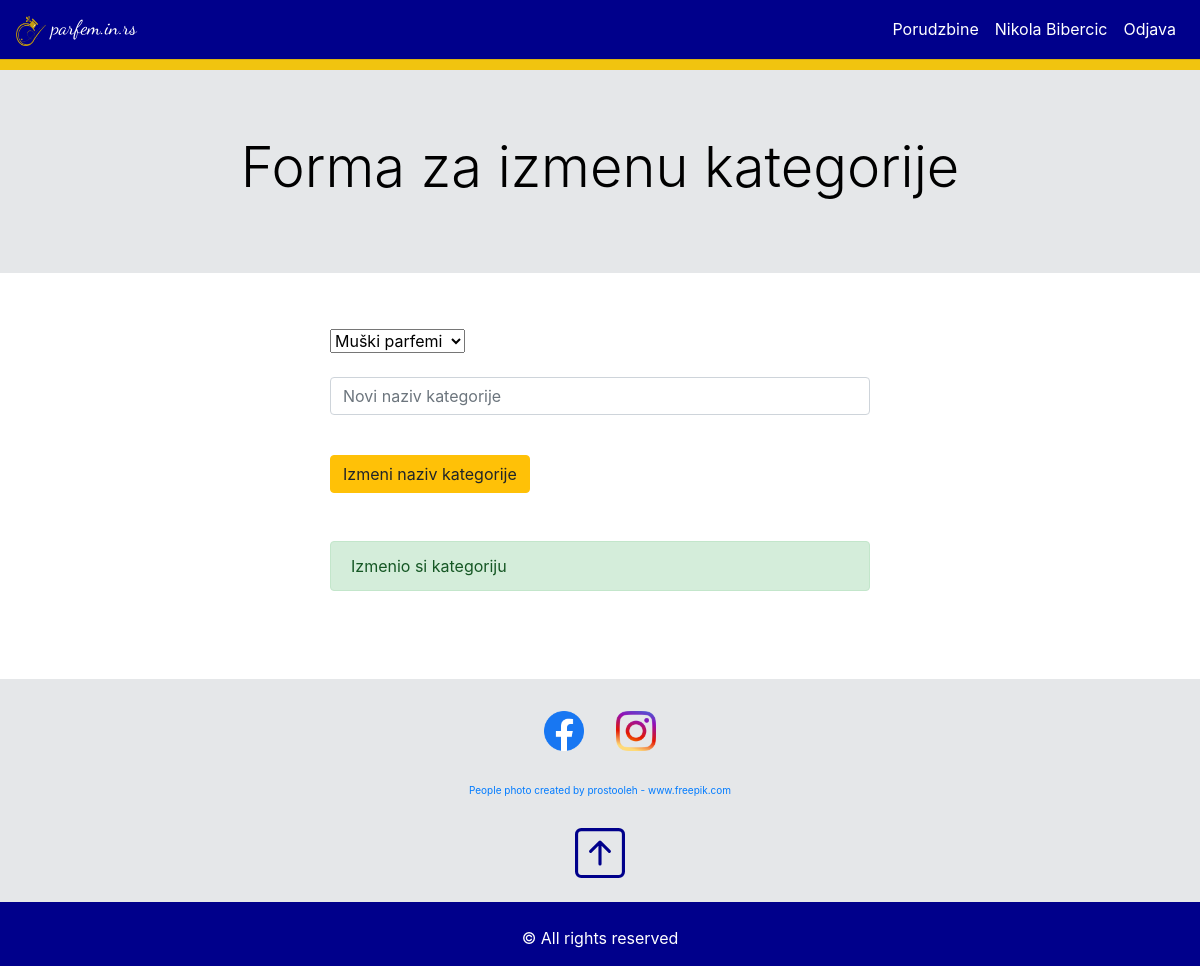
The app's page /views/admin.update.category.view.php?categoryUpdated=1 (signed in) with its own data.
### tables this page shows
CREATE TABLE settings(
	setting_id int AUTO_INCREMENT PRIMARY KEY,
	setting_description varchar(150),
	setting_value varchar(150),
	setting_value_2 varchar(150)
);

### classes/Connection.php (called while the page is built)
<?php
    class Connection{
        public $host='localhost';
        public $dbname='shop';
        public $username='root';
        public $password='';
        public function connect(){
            try{
                return new PDO("mysql:host={$this->host};dbname={$this->dbname};charset=utf8",$this->username,$this->password);
            }catch(PDOException $e){
                echo 'Error'.$e->getMessage();
            }
        }
    }
?>

### objects.php (called while the page is built, shortened)
<?php
    require 'classes/Connection.php';
    require 'classes/ConnectionBuilder.php';
    require 'classes/User.php';
    require 'classes/Product.php';
    require 'classes/Setting.php';
    $conn = new Connection();
    $user = new User($conn->connect());
    $product = new Product($conn->connect());
    $setting = new Setting($conn->connect());
?>

### classes/ConnectionBuilder.php (called while the page is built, shortened)
<?php
    class ConnectionBuilder{
        public function __construct($conn){
            $this->conn = $conn;
        }
    }
?>

### classes/User.php (called while the page is built, shortened)
<?php
    class User extends ConnectionBuilder{
        public function checkUserAdmin($user_id){
            $sql = "select ur.user_id
                    from user_roles ur
                    inner join roles r on r.role_id = ur.role_id
                    where   ur.user_id = {$user_id}
                            and r.name = 'Admin' ";
            $query = $this->conn->prepare($sql);
            $query->execute();
            $checkUserAdmin = $query->fetchAll(PDO::FETCH_OBJ);
            return $checkUserAdmin;
        }
    }
?>

### classes/Product.php (called while the page is built, shortened)
<?php
    class Product extends ConnectionBuilder{
        public function selectAllCategories(){
            $sql = "select *
                    from categories c
                    ";
            $query = $this->conn->prepare($sql);
            $query->execute();
            $result = $query->fetchAll(PDO::FETCH_OBJ);
            return $result;
        }
    }
?>

### views/admin.update.category.view.php (the view, shortened to what this page needs)
<?php require '../objects.php'; ?>
<?php require '../partials/header.php'; ?>
<?php require '../partials/navbar.php'; ?>
<?php
 $setting->navbar('Forma za izmenu kategorije');
?>
<br>
<div class="container">
    <div class="row">
        <div class="col-3">
        </div>
        <div class="col-6">
            <form action="../files/update.category.php" method="POST">
                <div class="form-group">
                    <select name="categoryId" id="">
                        <?php  $result = $product->selectAllCategories(); foreach($result as $x):  ?>
                            <option value=<?php echo $x->category_id; ?> class="form-control"><?php echo $x->name; ?></option>
                        <?php endforeach; ?>
                    </select><br><br>
                    <input type="text" name="categoryNameNew" placeholder="Novi naziv kategorije" class="form-control" required><br>
                </div>
                <button class="btn btn-warning" type="submit" name="updateCategory">Izmeni naziv kategorije</button>
            </form>
            <br>
            <br>
            <?php if(isset($_GET['categoryUpdated']) && $_GET['categoryUpdated']==true): ?>
                <div class="alert alert-success" role="alert">Izmenio si kategoriju</div>
            <?php endif; ?>
        </div>
        <div class="col-3">
        </div>
    </div>
</div>
<br>
<br>
<br>
<?php require '../partials/footer.php'; ?>

### partials/navbar.php (shortened to what this page needs)
<div class="sticky-top">
    <nav class="navbar navbar-expand-lg navbar-dark" style="background-color: darkblue; ">
            <a class="navbar-brand" href="/shop/index.php" style="font-family: 'Dancing Script', cursive;">
                <?php $logoIconLink = $setting->selectSettingValue(17); ?>
                <img src=<?php echo $logoIconLink[0]->setting_value ?> class="card-img-top" alt="" style="height:30px; width:30px;">
                parfem.in.rs
            </a>
            <div class="collapse navbar-collapse" id="navbarTogglerDemo02">
                <ul class="navbar-nav ml-auto">
                    <?php
                        if(isset($_SESSION['user'])){
                            $userId = $_SESSION['user']->user_id;
                        }
                    ?>
                    <?php if(!isset($_SESSION['user'])):  ?>
                        <?php echo ''; ?>
                    <?php elseif($user->checkUserAdmin($userId) or $user->checkUserBloger($userId)):  ?>
                        <li class="nav-item">
                            <a href="/shop/views/admin.orders.view.php" class="nav-link" id="navLink1" style="color:white;">Porudzbine</a>
                        </li>
                    <?php endif; ?>
                    <?php if(isset($_SESSION['user'])): ?>
                        <li class="nav-item">
                            <a href="/shop/views/admin.view.php" class="nav-link" id="navLink2" style="color:white;">
                                <?php
                                    echo $_SESSION['user']->name;
                                ?>
                            </a>
                        </li>
                        <li class="nav-item"><a href="/shop/files/logout.php" class="nav-link" id="navLink3" style="color:white;">Odjava</a></li>
                    <?php else: ?>
                        <li class="nav-item" ><a href="/shop/views/login.view.php" class="nav-link" id="navLink4" style="color:white;">Prijava</a></li>
                    <?php endif; ?>
                </ul>
            </div>
    </nav>
    <?php $navbarJumbotronColor = $setting->selectSettingValue(3); ?>
    <hr class="" class="bg-warning" <?php echo 'style="background-color:'.$navbarJumbotronColor[0]->setting_value.'; height:10px; margin:auto; " ' ?> >
</div>

### partials/footer.php (shortened to what this page needs)
    <?php $footerJumbotronColor = $setting->selectSettingValue(1); ?>
    <div class="container-fluid" <?php echo 'style="background-color:'.$footerJumbotronColor[0]->setting_value.'; " ' ?> >
        <div class="row">
            <div class="col-12" >
                <br>
                <ul class="nav justify-content-center">
                    <?php
                        $facebookIconShow = $setting->selectSettingValue(7);
                        if($facebookIconShow[0]->setting_value=='true'):
                     ?>
                        <li class="nav-item"><a href="#" class="nav-link"><img src=<?php $facebookIconLink = $setting->selectSettingValue(9); echo $facebookIconLink[0]->setting_value; ?> class="img-fluid" alt="Responsive image" width="40px" height="40px"></a></li>
                    <?php endif; ?>
                    <?php
                        $instagramIconShow = $setting->selectSettingValue(8);
                        if($instagramIconShow[0]->setting_value=='true'):
                     ?>
                        <li class="nav-item"><a href="#" class="nav-link"><img src=<?php $instagramIconLink = $setting->selectSettingValue(10); echo $instagramIconLink[0]->setting_value; ?> class="img-fluid" alt="Responsive image" width="40px" height="40px"></a></li>
                    <?php endif; ?>
                </ul>
                <br>
                <div class="text-center" style="font-size: 10px;">
                    <?php
                        $footerJumbotronlink1Show = $setting->selectSettingValue(12);
                        if($footerJumbotronlink1Show[0]->setting_value=='true'):
                     ?>
                        <?php $footerJumbotronlink1 = $setting->selectSettingValue(14); ?>
                        <a href=<?php echo $footerJumbotronlink1[0]->setting_value;  ?> ><?php echo $footerJumbotronlink1[0]->setting_value_2;  ?></a>
                        <br>
                    <?php endif; ?>
                    <?php $backToTopTextColor = $setting->selectSettingValue(11); ?>
                    <br>
                    <br>
                    <a id="back-to-top" href="#" class="" role="button" title="Click to return on the top page" data-toggle="tooltip" data-placement="left">
                        <svg xmlns="http://www.w3.org/2000/svg" width="50" height="50" fill="currentColor" class="bi bi-arrow-up-square" viewBox="0 0 16 16"  <?php echo 'style="color:'.$backToTopTextColor[0]->setting_value.'; " ' ?> >
                            <path fill-rule="evenodd" d="M15 2a1 1 0 0 0-1-1H2a1 1 0 0 0-1 1v12a1 1 0 0 0 1 1h12a1 1 0 0 0 1-1V2zM0 2a2 2 0 0 1 2-2h12a2 2 0 0 1 2 2v12a2 2 0 0 1-2 2H2a2 2 0 0 1-2-2V2zm8.5 9.5a.5.5 0 0 1-1 0V5.707L5.354 7.854a.5.5 0 1 1-.708-.708l3-3a.5.5 0 0 1 .708 0l3 3a.5.5 0 0 1-.708.708L8.5 5.707V11.5z"/>
                        </svg>
                    </a>
                </div>
                <br>
            </div>
        </div>
    </div>
    <?php
        $footerColor = $setting->selectSettingValue(5);
        $footerTextColor = $setting->selectSettingValue(6);
    ?>
    <div class="container-fluid" <?php echo 'style="background-color:'.$footerColor[0]->setting_value.'; color:'.$footerTextColor[0]->setting_value.'  " ' ?> >
        <div class="row">
            <div class="col-12 text-center">
                <div>
                    <br>
                    <p>&copy; All rights reserved</p>
                </div>
            </div>
        </div>
    </div>
</body>
</html>

### records on screen
settings: setting_value (picture)
settings: setting_value (picture)
settings: setting_value (picture)
settings: setting_value_2 "People photo created by prostooleh - www.freepik.com"

### other values on screen
$_SESSION['user']->name "Nikola Bibercic"
$text "Forma za izmenu kategorije"
form field categoryId "Muški parfemi"
